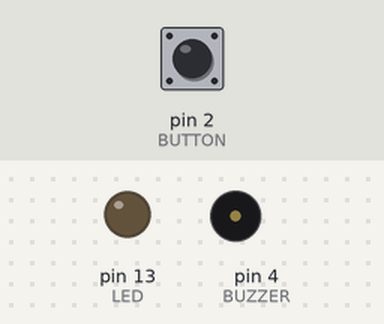
A sketch run on a simulated Arduino Uno, built with avr-gcc and run on an emulated ATmega328P. Parts: output pins drawn as LEDs (lit = HIGH), buzzer (waves = sounding, pin HIGH). Dashed ring = blinking. The test bench sets the inputs (shaded band); at power-on: pin 2 (BUTTON) LOW.

Above: at 1.2 s.
1.3 s: pin 2 (BUTTON) pulled HIGH for 0.15 s
At 1.7 s:
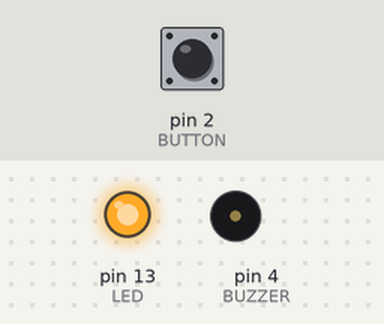
3.8 s: pin 2 (BUTTON) pulled HIGH for 3.2 s
At 4.7 s:
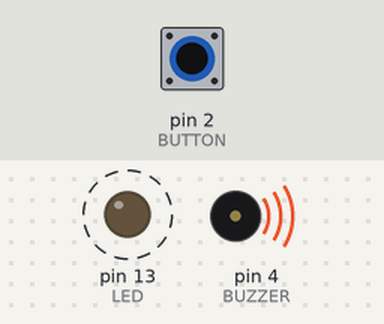
Timing chart, 0 to 9.3 s (numbered marks = the images above; inputs shaded):
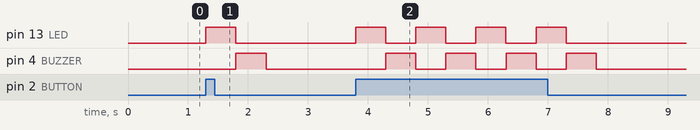

The sketch:

Warning_alarm.ino
```cpp
int LED = 13;
int BUZZER = 4;
int BUTTON = 2;

void setup() {
  pinMode(LED, OUTPUT);
  pinMode(BUZZER, OUTPUT);
  pinMode(BUTTON, INPUT);
}

void loop() {
  if (digitalRead(BUTTON)== HIGH)
  {
    digitalWrite(LED, HIGH);
    digitalWrite(BUZZER, LOW);
    delay(500);

    digitalWrite(LED, LOW);
    digitalWrite(BUZZER, HIGH);
    delay(500);

    digitalWrite(BUZZER, LOW);
  }

}
```

Measured:
- after the input at 1.3 s, pin 13 (LED): LOW → HIGH at once, → LOW 0.50 s later; pin 4 (BUZZER): LOW → HIGH after 0.50 s, → LOW 0.50 s later
- after the input at 3.8 s, pin 13 (LED): alternates HIGH for 0.50 s and LOW for 0.50 s, 8 changes in all, then stays LOW, starting at once; pin 4 (BUZZER): alternates HIGH for 0.50 s and LOW for 0.50 s, 8 changes in all, then stays LOW, starting after 0.50 s
